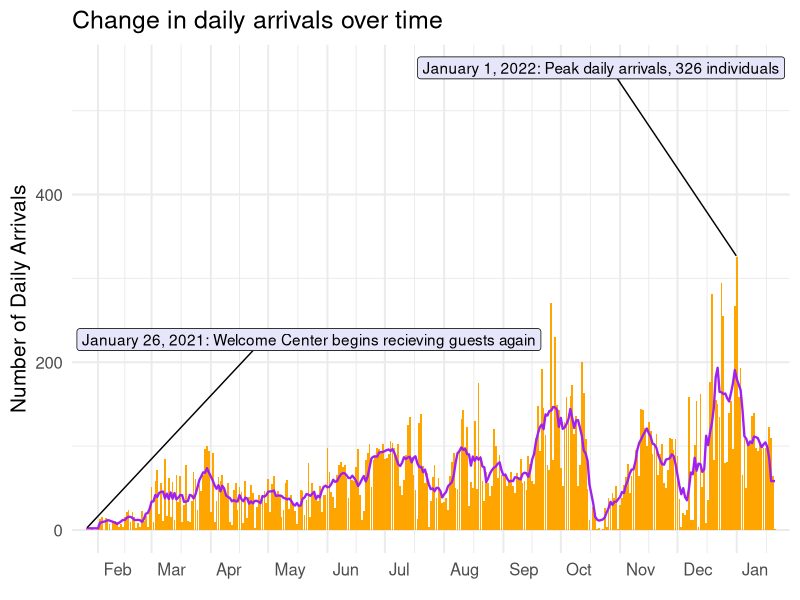
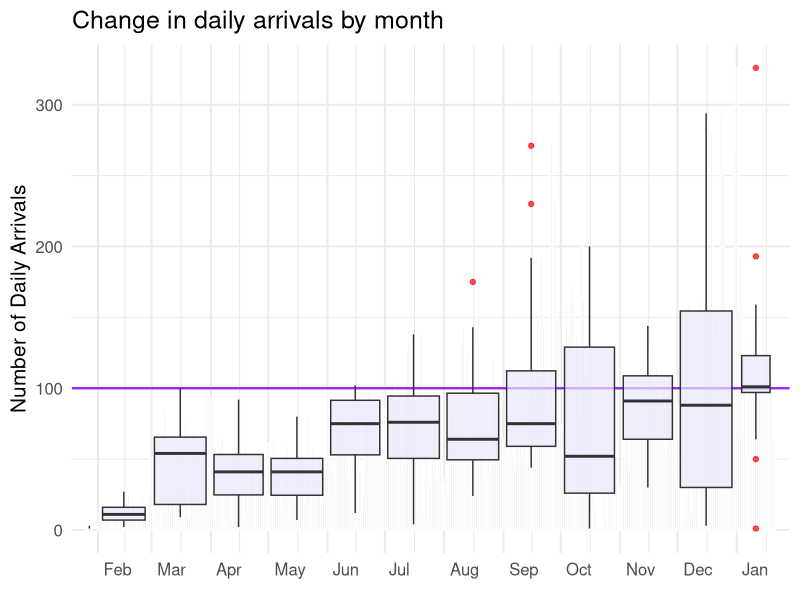
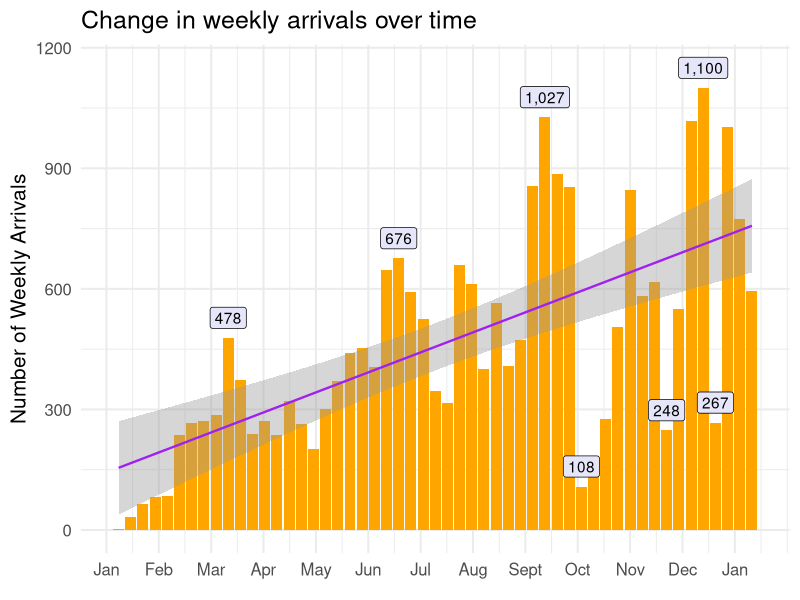
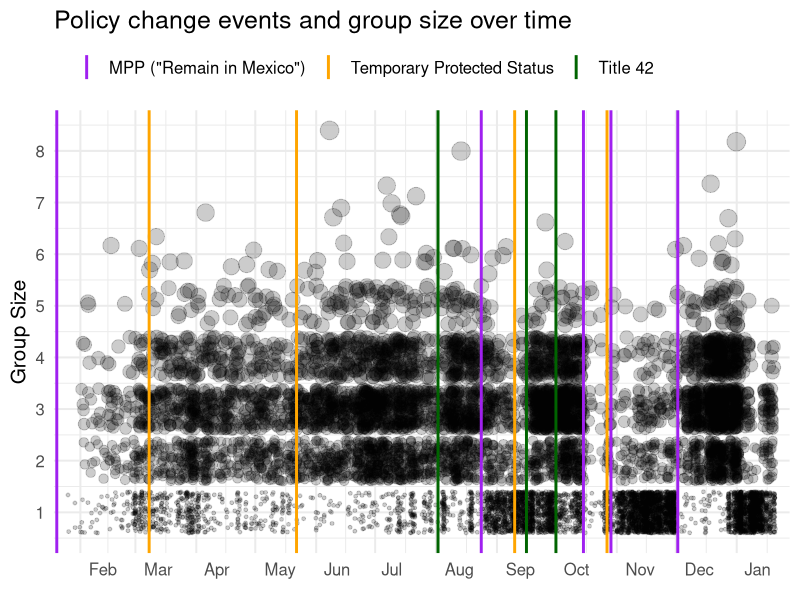
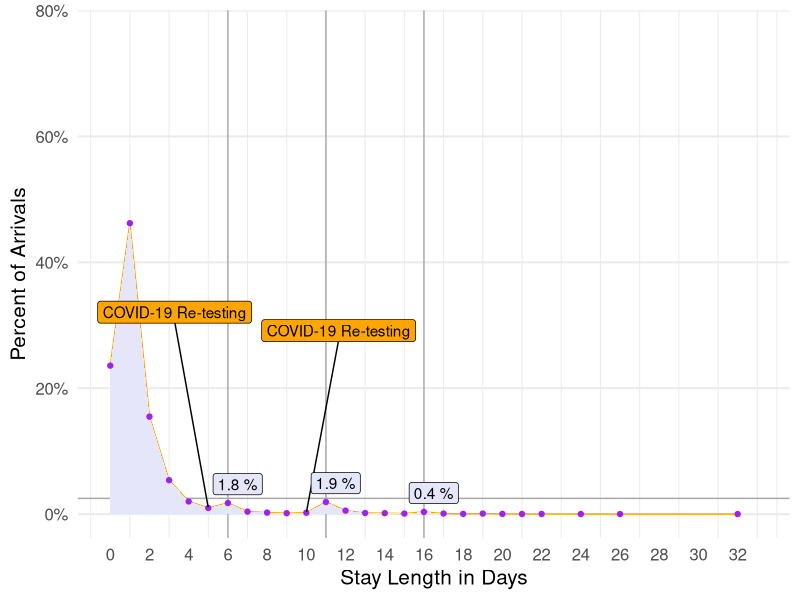
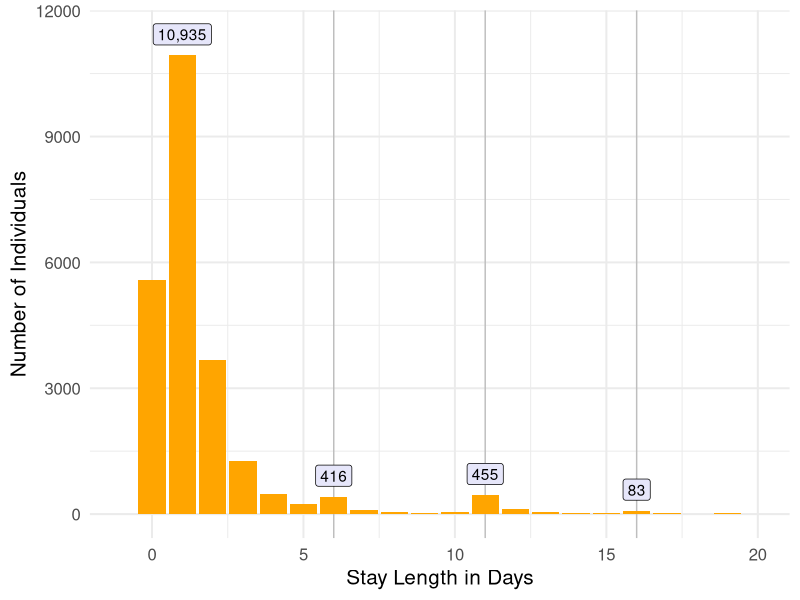
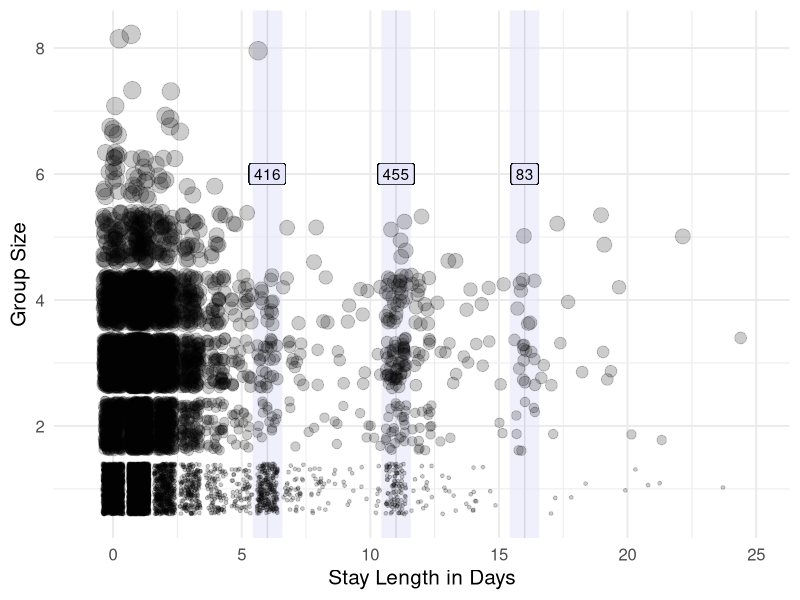
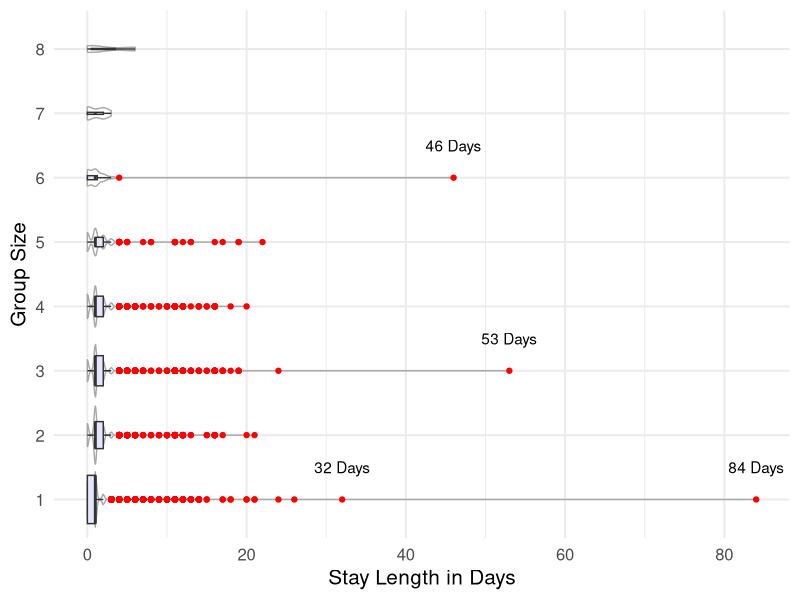

The R source for these figures, in order:
## ---- chunk 1
library(knitr)
library(ggrepel)
library(ggthemes)
library(scales)
library(tidyverse)
opts_chunk$set(echo = TRUE, message = FALSE, warning = FALSE)
## ---- chunk 2

arrivals_7_day <- read_csv("data/arrival_date_counts_1.20.csv") %>%
  mutate(arrival_month = factor(arrival_month))

arrivals_wkly <- read_csv("data/arrival_week_counts_1.20.csv")

stay_len_perc <- read_csv("data/stay_length_percent_1_20_22.csv")

groups <- read_csv("data/group_all_clean_1_20_22.csv") %>%
  filter(stay_length >= 0) %>%
  select(arrival_date, number_in_party, stay_length)

# get policy events
policy_events <- read_csv("data/selected_policy_events_2021.csv", skip = 2) %>%
  mutate(date = parse_date(date, format = "%m/%d/%Y"))

#select key policy events
key_policy_events <- policy_events %>%
  filter(category %in% c('MPP ("Remain in Mexico")', 
                         'Title 42', 
                         'Temporary Protected Status')) #, 'Detention'


## ---- chunk 3
# set plot theme
theme_set(theme_minimal(15))

# plot daily total arrivals (bars) and individual seven-day rolling mean (line)
arrivals_7_day %>%
ggplot(aes(x = arrival_date, 
           y = n)) +
  geom_col(fill = 'orange') +
  geom_line(aes(y = seven_avg), 
            color = 'purple', 
            size = .8) +
  geom_label_repel(aes(label = label),
                   nudge_y = 225,
                   na.rm = TRUE,
                   fill = "lavender") +
  theme(axis.text.x = element_text(hjust = -.2)) +
  scale_x_date(date_breaks = "1 month", 
               date_labels = "%b",
               expand = c(.02,-.02)) + 
    labs(title = "Change in daily arrivals over time",
       x = element_blank(), 
       y = "Number of Daily Arrivals")
## ---- chunk 4
# Monthly arrivals boxplot
arrivals_7_day %>% #weekly arrivals by month boxplots
  ggplot(aes(x = arrival_date, 
             y = n)) +
  geom_col(fill = "lightgrey", 
           color="white") +
  geom_hline(yintercept = 100, 
             color = "purple",
             size =.8 ) +
  geom_boxplot(aes(group = arrival_month),
               varwidth = TRUE, 
               outlier.color = "red",
               fill = "lavender",
               alpha = .7) +
  scale_x_date(date_breaks="1 month", 
               date_labels="%b",
               expand = c(.02,-.02)) +
  theme(axis.text.x = element_text(hjust = -.2)) +
  labs(title = "Change in daily arrivals by month", 
       x = element_blank(), 
       y = "Number of Daily Arrivals")
## ---- chunk 5
# weekly arrivals barplot with linear regression
arrivals_wkly %>%
  ggplot(aes(x = week_number, 
             y = n)) +
  geom_bar(stat = "identity", 
           fill = 'orange') +
  geom_smooth(method = "lm", 
              formula = y ~ x, 
              color = 'purple', 
              size=.8) +
  geom_label(aes(label = comma(label)),
             fill = "lavender",
             nudge_y = 50,
             na.rm = TRUE) +
  scale_x_continuous(breaks = seq(3, max(arrivals_wkly$week_number), 4.3),
                     labels=c("Jan", "Feb", "Mar", "Apr", "May", "Jun", "Jul", "Aug", "Sept", "Oct", "Nov", "Dec", "Jan")) +
  labs(title = "Change in weekly arrivals over time",
       x = element_blank(),
       y = "Number of Weekly Arrivals")

## ---- chunk 6
# plot group size trends over time
groups %>% 
  ggplot(aes(x = arrival_date, 
             y = number_in_party)) +
  geom_jitter(aes(size = number_in_party), 
              alpha = .2, na.rm = TRUE, 
              show.legend = FALSE) +
  geom_vline(data = key_policy_events, 
             aes(xintercept = date, 
                 color = category),
             na.rm = TRUE,
             size = 1) +
  theme(axis.text.x = element_text(hjust = -.3),
        legend.position = "top", 
        legend.justification = 0) +
  scale_color_manual(values = c("purple", "orange", "darkgreen")) +
  scale_x_date(date_breaks="1 month", 
               date_labels="%b",
               expand = c(.02,-.02)) +
  scale_y_continuous(breaks=seq(1, 8)) +
  labs(title = "Policy change events and group size over time",
       x = element_blank(), 
       y = "Group Size",
       color = element_blank()) 


## ---- chunk 7
# plot stay length percentages
stay_len_perc %>%
  mutate(bump = case_when(stay_length == 6 ~ paste(round(percent, 1), "%"),
                          stay_length == 11 ~ paste(round(percent, 1), "%"),
                          stay_length == 16 ~ paste(round(percent, 1), "%"))) %>%
  ggplot(aes(x = stay_length, 
             y = percent)) +
  geom_vline(xintercept = 6, size = .5, color = "darkgrey") +
  geom_vline(xintercept = 11, size = .5, color = "darkgrey") +
  geom_vline(xintercept = 16, size = .5, color = "darkgrey") +
  geom_hline(yintercept=2.5, size = .5, color = "darkgrey") +
  geom_line(color = "orange", na.rm = TRUE) +
  geom_area(fill = "lavender")+
  geom_point(color = "purple", group = 1, na.rm = TRUE) +
  geom_label_repel(aes(label = label), 
                   fill = "orange",
                   nudge_y = 30,
                   na.rm = TRUE) + 
  geom_label(aes(label = bump),
            nudge_y = 3,
            nudge_x = .5,
            fill = "lavender") +
  labs(x = "Stay Length in Days", 
       y = "Percent of Arrivals") +
  scale_x_continuous(breaks = seq(0, 33, 2), 
                     limits = c(0,33)) +
  scale_y_continuous(labels = percent_format(scale = 1)) +
  theme(panel.grid.minor.y = element_blank(),
        panel.grid.major.x = element_blank())
## ---- chunk 8
# plot stay length counts
stay_len_perc %>% #filter out mistakes in recording year (negative values)
  ggplot(aes(x = stay_length, y = n)) +
  geom_vline(xintercept = 6, size = .5, color = "grey") +
  geom_vline(xintercept = 11, size = .5, color = "grey") +
  geom_vline(xintercept = 16, size = .5, color = "grey") +
  geom_col(fill = "orange", 
           na.rm = TRUE) +
  geom_label(aes(label = comma(peak)),
             fill = "lavender",
             nudge_y = 500,
             na.rm = TRUE) +
  labs(x = "Stay Length in Days", 
       y = "Number of Individuals") +
  scale_x_continuous(breaks = seq(0, 20, 5), 
                     limits = c(-1, 20))
## ---- chunk 9
# Look at distribution of group sizes for stays from 0-30 days
groups %>% 
  mutate(labels = case_when(stay_length == 6 ~ sum(groups$number_in_party[groups$stay_length == 6]),
                            stay_length == 11 ~ sum(groups$number_in_party[groups$stay_length == 11]),
                            stay_length == 16 ~ sum(groups$number_in_party[groups$stay_length == 16]))) %>%
  ggplot(aes(x = stay_length, 
             y = number_in_party)) +
  geom_vline(xintercept = 6, size = .5, color = "grey") +
  geom_vline(xintercept = 11, size = .5, color = "grey") +
  geom_vline(xintercept = 16, size = .5, color = "grey") +
  geom_vline(xintercept = 6, size = 10, alpha = .6, color = "lavender") +
  geom_vline(xintercept = 11, size = 10, alpha = .6, color = "lavender") +
  geom_vline(xintercept = 16, size = 10, alpha = .6, color = "lavender") +
  geom_jitter(aes(size = number_in_party), 
              show.legend = FALSE, 
              alpha = .2, na.rm = TRUE) +
  geom_label(aes(label = labels), 
            y = 6,
            nudge_y = .5,
            fill = "lavender") +
  xlim(-1, 25) +   # align x-axis
  labs(y = "Group Size", 
       x = "Stay Length in Days")
## ---- chunk 10
# box plots of stay lengths for various group sizes
groups  %>% 
  mutate(labels = ifelse(stay_length >30, paste(stay_length, "Days"), NA)) %>%
  ggplot(aes(x = stay_length, 
             y = factor(number_in_party))) +
  geom_violin(aes(group = number_in_party), 
              color = "darkgrey") +
  geom_boxplot(varwidth = TRUE, 
               outlier.color = "red",
               fill = "lavender") + # zoom out to see a few distant outliers
  geom_text(aes(label = labels),
            nudge_y = .5) +
  labs(x = "Stay Length in Days",
       y = "Group Size")
